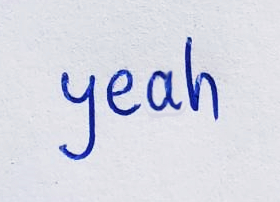
#> input picture img-prediction/1.jpg, 280 x 202 px; its folder holds only this picture in this run
$ jupyter execute --allow-errors 'Simple HWR Explained.ipynb'   (shell and % lines are left out)
#> lines starting #> are read from the running program, lines starting #| are printed output that depends on the picture; after the words box and inside, x2 and y2 are one past the last pixel; in counts of white or black regions, pixels touching at a corner belong together
---

<a id='toc'></a>
# Table of contents

> ### [0. Introduction](#section_0)
> ### [1. The EMNIST Dataset](#section_1)
> ### [2. Image Pre-processing](#section_2)
>> [**2.1 Importing the images**](#section_2_1)
>> [**2.2 Converting the images to grayscale**](#section_2_2)
>> [**2.3 Binarizing the images**](#section_2_3)
>> [**2.4 Segmenting the images**](#section_2_4)
>> [**2.5 Rescaling and center the segmented images**](#section_2_5)
>> [**2.6 Bringing everything together...**](#section_2_6)
> ### [3. Prediction](#section_3)
>> [**3.1 Training our model**](#section_3_1)
>> [**3.2 Measuring the accuracy**](#section_3_2)
>> [**3.3 Predicting words**](#section_3_3)
> ### [4. Conclusion and possible improvements](#section_4)
> ### [5. References and further reading](#section_5)

<a id='section_0'></a>
# 0. Introduction

This notebook aims to show how to create a simple Handwriting Recognition (HWR) application, able to recognize both letters and numbers. For that, we are going to use two libraries fundamentally:
- `scikit-image`: for image processing.
- `scikit-learn`: to train our model.

The steps we will follow are:
- Looking for an appropriate dataset.
- Pre-processing the image with the handwritten text.
- Train our model with the chosen dataset.
- Test it out with out own samples.

<a id='section_1'></a>
# 1. The EMNIST Dataset

For this example, we will use the EMNIST Dataset [[1]](#ref_1) which is "a set of handwritten character digits derived from the NIST Special Database 19  and converted to a 28x28 pixel image format and dataset structure that directly matches the MNIST dataset".  You can find more information about it [here](https://www.nist.gov/itl/products-and-services/emnist-dataset).

However, if you wish to use a different dataset, the process should be very similar to what we will follow here.

The EMNIST Dataset offers six different splits. In our case, we will use the "EMNIST Balanced" split, which contains 131,600 characters (letters and numbers) and 47 balanced classes. We can get it from [Kaggle](https://www.kaggle.com/crawford/emnist).

Once downloaded, let's load it with `pandas`.

[cell 1]
import pandas as pd
from pathlib import Path

# Read training and test datasets
#> (the rest of this cell did not finish here and is left out)

The format of data is:
- The first column contains the labels (classes), which are a number from 0 to 46 (since there are 47 classes).
- The second column contains the image data. The images are in black and white. Each value corresponds to a pixel and can range from 0 (completely black) to 255 (completely white). The data is stored in one dimension.

---

| Class | Image data |
| --- | --- |
| 4 | [ 0 0 254 214 ... 214 154 45 0 0 ] |
| 21 | [ 188 0 0 179 ... 245 70 244 0 0 ] |
| 8 | [ 0 45 177 89 ...  80 154 90 0 45 ] |
| 11 | [ 0 252 196 200 ... 61 251 0 0 0 ] |
| **...** | **...** |

---

Let's separate the input from the target values:

#> (a cell that did not finish here is left out)

We can now plot one of the images to check that everything is working fine. We'll use `matplotlib` for that.

[cell 3]
import matplotlib.pyplot as plt

The image data, as we have mentioned previously, is stored in only one dimension. In addition, the images are mirrored horizontally and rotated 90º. Because of this, we cannot plot them directly. First, we need to take the following steps:
- Change the shape of the image so that it has two dimensions. To do this we will use numpy's `shape()` function. The images size is 28 x 28 pixels, so we will pass these values to that function.
- Mirror the image horizontally. Numpy provides the function `fliplr()`for that.
- Rotate it 90º, with the function `rot90()`, also from numpy.

[cell 4]
import numpy as np

# [12 lines left out: function imshow_EMNIST, not called in this run]
                                      # white and viceversa, also plot it in
                                      # grayscale (cmap='gray')

#> (a cell that did not finish here is left out)

As we said before, the labels will take values between 0 and 46. The correspondence between the labels and the characters is as follows:

| Label | Character |
| --- | --- |
| 0 | '0' |
| **...** | **...** |
| 9 | '9' |
| 10 | 'A' |
| **...** | **...** |
| 35 | 'Z' |
| 36 | 'a' |
| **...** | **...** |
| 46 | 't' |

---

We might think that the conversion of the label into ASCII code would be as simple as carrying out an addition. For example, the label for 'A' is 10, and its ASCII code is 65. So, adding 55 to the label would be enough to get the character.

However, that's quite not right, since there are characters that share the same label, as we can see in the following image extracted from the [EMNIST paper](https://arxiv.org/pdf/1702.05373v1.pdf):

This is due to the similarity of certain lowercase and uppercase letters. For example, the characters 'o' and 'O', 'x' and 'X', 'w' and 'W', etc. Telling whether they are lower or uppercase in an isolated context is very complicated, if not impossible.

To establish the correspondence label-character, due to the small irregularities mentioned, the simplest thing to do might be defining a dictionary.

[cell 6]
# label-character correspondence
data2ascii = {0: '0', 1: '1', 2: '2', 3: '3', 4: '4', 5: '5', 6: '6', 7: '7', 8: '8', 9: '9',
              10: 'A', 11: 'B', 12: 'C', 13: 'D', 14: 'E', 15: 'F', 16: 'G', 17: 'H', 18: 'I',
              19: 'J', 20: 'K', 21: 'L', 22: 'M', 23: 'N', 24: 'O', 25: 'P', 26: 'Q', 27: 'R',
              28: 'S', 29: 'T', 30: 'U', 31: 'V', 32: 'W', 33: 'X', 34: 'Y', 35: 'Z', 36: 'a',
              37: 'b', 38: 'd', 39: 'e', 40: 'f', 41: 'g', 42: 'h', 43: 'n', 44: 'q', 45: 'r',
              46: 't'}

Using the previous example...

#> (a cell that did not finish here is left out)

It would also be interesting to implement a function that would allow us to find all the occurrences of a certain character in the dataset.

[cell 8]
# [18 lines left out: function find_character, not called in this run]

For example, let's look for all the occurrences of 'C':

#> (a cell that did not finish here is left out)

---

<a id='section_2'></a>
# 2. Image Pre-processing

The goal of our application is to recognize not only individual characters, but entire words.

To do this, it is necessary to carry out a pre-processing of the image. This pre-processing will basically consist of:

- **Convert the image to grayscale**: we'll convert the image so it has one channel (with values between 0 and 255), instead of three (R, G, B).
- **Binarize the image**: once the image is in grayscale, we'll binarize it so its pixels can only take two values: black *or* white.
- **Segment the image**: then, we'll separate the different characters that make up the word into different images to analyze them individually.
- **Rescale and center the segmented images**: finally, we'll make some transformations to the split images, so that they are as similar as possible to our training set.

Let's go step by step.

---

<a id='section_2_1'></a>
### 2.1 Importing the images

To import the images, we will use three libraries:
- `os`: which let's us interact with the operating system.
- `scikit-image`: which is a powerful image processing library.

[cell 10]
import os
from skimage.io import imread
from pathlib import Path

dataset_dir = Path("./img-prediction")  # directory where the images are
img_names = os.listdir(dataset_dir)  # list all the files in that directory

imgs = []
for name in sorted(img_names):
    img = imread(dataset_dir / name)  # load image
#> img is the input picture: shape (202, 280, 3); mean R, G, B 214, 215.8, 227.2
    imgs.append(img)

plt.imshow(imgs[0])  # plot one of the loaded images

---

<a id='section_2_2'></a>
### 2.2 Converting the images to grayscale

Scikit-image provides the `rgb2gray()` method for converting an image to grayscale:

[cell 11]
from skimage.color import rgb2gray

img = imgs[0]
img_gray = rgb2gray(img)
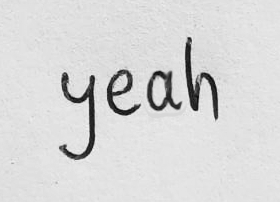
#> img_gray: shape (202, 280) float64; min 0.0215, max 0.966, mean 0.848

plt.imshow(img_gray, cmap='gray')

---

<a id='section_2_3'></a>
### 2.3 Binarizing the images

The next thing we have to do is to binarize the image, that is, to make the pixels of the image take only two values. In our case, we will make those two values 'True' or 'False'.

An important concept when binarizing an image is the *threshold*. Esentially, this value will set the limit between what will be 'True', and what will be 'False'.

Finding a threshold that is versatile enough to adapt to different images can be a complicated task. The scikit-image library provides a number of functions to find an appropriate threshold value. We will use `threshold_otsu()`, based on the [Otsu method](https://en.wikipedia.org/wiki/Otsu%27s_method).

All pixels whose values are below the threshold, will become `True`; the rest, will be `False`. That is, the dark pixels (for example, those that correspond to a letter), will be `True`; the light pixels (the white background), will be `False`.

[cell 12]
from skimage.filters import threshold_otsu

def binarize(img):
    '''Binarizes an image.

    Args:
        img:
            Image to be binarized.
    Returns:
        Binarized image.
    '''

    img = rgb2gray(img)
    return img < threshold_otsu(img_gray)  # image binarization
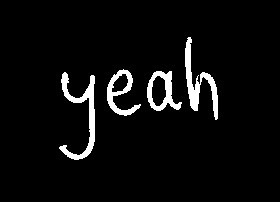
#> returned value: shape (202, 280) bool; 5% white; 4 white regions, box (x1, y1, x2, y2) and area: (59, 72, 95, 160) 878, (185, 37, 218, 120) 811, (147, 71, 182, 111) 564, (107, 69, 141, 116) 548

img_binary = binarize(img)

plt.imshow(img_binary==False, cmap='gray')  # compare with False to have black letters over white bg
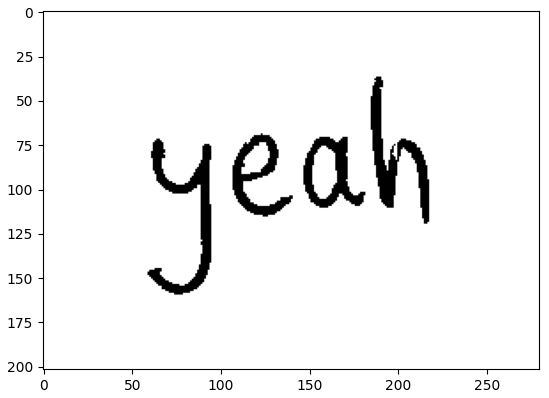
#> figure drawn by matplotlib, 1 panel

---

<a id='section_2_4'></a>
### 2.4 Segmenting the images

To separate the letters that make up the word, we will project the image horizontally and vertically.

We can collect the information from the projections in one-dimensional lists. The values will be boolean, since we just need to know if there is information in a certain column/row of pixels (`True`) or not (`False`).

[cell 13]
def get_horiz_projection(img):
    '''Gets the horizontal projections from an image.

    Args:
        img:
            Binarized image to get the projections from.

    Returns:
        A list containing the horizontal projections.
    '''

    img_width = img.shape[1]
    h_proj = np.empty(img_width, dtype=bool)
    for i in range(img_width):
        h_proj[i] = any(img[..., i])  # True if there's information in a column
    return h_proj

def get_vert_projection(img):
    '''Gets the vertical projections from an image.

    Args:
        img:
            Binarized image to get the projections from.

    Returns:
        A list containing the vertical projections.
    '''

    img_height = img.shape[0]
    v_proj = np.empty(img_height, dtype=bool)
    for i in range(img_height):
        v_proj[i] = any(img[i])
    return v_proj

[cell 14]
get_horiz_projection(img_binary)[103:111]  # check it works
#> Out = [False, False, False, False, True, True, True, True]

Once we know where there's information, and where there's not, thanks to the functions defined above, we want to know in which pixel intervals the information is contained. We can store the start and end points of the information in a list, as illustrated below:

[cell 15]
def get_slices_from_proj(img, f_projection, elem_sub_list = 0):
    '''Returns a list of projection intervals in which there is
       information.

    Args:
        img:
            Binarized image to get the slices from.
        f_projection:
            Function that calculates the projections.
        elem_sub_list:
            Used to divide the list in sublists of `elem_sub_list`
            elements.

    Returns:
        The list with the pixel intervals.
    '''
#> called with elem_sub_list = 2

    slices = []
    proj = f_projection(img)
    previous = proj[0]
#> previous = False
    for i in range(1, proj.size):
        if previous != proj[i]:  # we keep track of the pixel where there's change
            slices.append(i)
            previous = proj[i]  # update previous
#> this loop made 279 passes
#> after the loop, previous = False; slices = [59, 95, 107, 141, 147, 182, 185, 218]
    return slices if not elem_sub_list else sub_list(slices, elem_sub_list)

def sub_list(main_list, elem_sub_list):
    '''
    Create sublists of `elem_sub_list` elements inside `main_list`.

    Args:
        main_list:
            List that will to be divided into sublists.
        elem_sub_list:

    Returns:
        The list with the sublists created.
    '''
    return [main_list[i:i+elem_sub_list] for i in range(0, len(main_list), elem_sub_list)]

[cell 16]
get_slices_from_proj(img_binary, get_horiz_projection, 2)
#> Out = [[59, 95], [107, 141], [147, 182], [185, 218]]

With this information, we are now able to segment the image:

[cell 17]
imgs_crop = []
h_slices = get_slices_from_proj(img_binary, get_horiz_projection, 2)
#> the loop in get_slices_from_proj (call 2), `for i in range(1, proj.size):` made 279 passes
#> h_slices = [[59, 95], [107, 141], [147, 182], [185, 218]]
for i in range(len(h_slices)):
    imgs_crop.append(img_binary[:, h_slices[i][0] : h_slices[i][1]])  # crop left and right
#> this loop made 4 passes
#> after the loop, imgs_crop = 4 items
for i in range(len(imgs_crop)):
    v_slices = get_slices_from_proj(imgs_crop[i], get_vert_projection)  # take the vertical projection of each
    imgs_crop[i] = imgs_crop[i][v_slices[0]:v_slices[-1]]               # letter and crop top and bottom
#> this loop made 4 passes
#> v_slices on passes 1 to 4: [72, 160], [69, 116], [71, 111], [37, 120]

plt.imshow(img)

# Plot the separated letters
f, axarr = plt.subplots(1, 4) # creamos la figura y los ejes
axarr[0].imshow(imgs_crop[0]==False, cmap='gray')
axarr[1].imshow(imgs_crop[1]==False, cmap='gray')
axarr[2].imshow(imgs_crop[2]==False, cmap='gray')
axarr[3].imshow(imgs_crop[3]==False, cmap='gray')
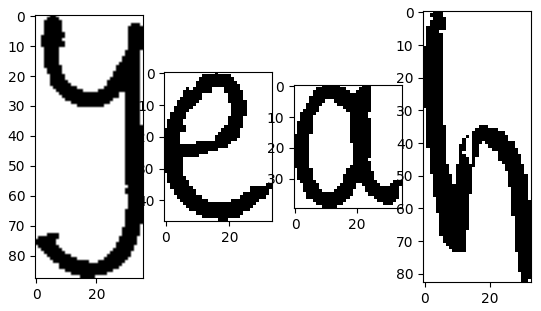
#> figure drawn by matplotlib, 4 panels

---

<a id='section_2_5'></a>
### 2.5 Rescaling and center the segmented images

The resizing of the images can be done with the help of the `resize()` function from `scikit-image`. In order to avoid pixelated edges when resizing, we will first apply a Gaussian filter. Again, `scikit-image` provides a suitable function for this: `gaussian()`.

[cell 18]
from skimage.filters import gaussian
from skimage.transform import resize

img_blur = gaussian(imgs_crop[3], 3)  # Gaussian blur for smooth edges when rescaling
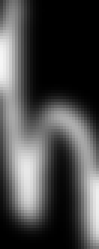
#> img_blur: shape (83, 33) float64 (shown 3 times larger); min 0, max 0.966, mean 0.285
img_resized = resize(img_blur, (28, 28), mode='reflect', anti_aliasing=True)  # rescale to 28 x 28
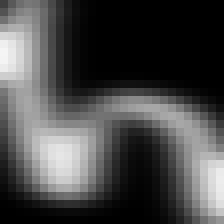
#> img_resized: shape (28, 28) float64 (shown 8 times larger); min 0, max 0.962, mean 0.285

plt.imshow(255-img_resized, cmap='gray')
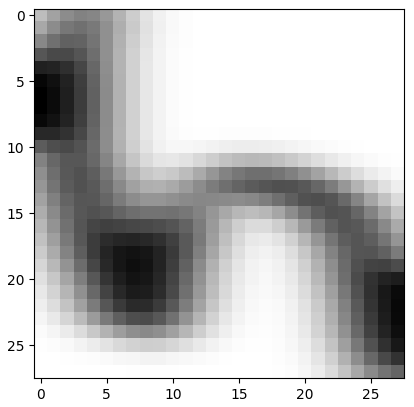
#> figure drawn by matplotlib, 1 panel

To prevent the image from being distorted and the edges of the letter from sticking to the edge of the image, we will add a white frame around it, so that the letter is nicely centered in the image.

We will define a function that will add these borders and resize the image.

[cell 19]
def add_borders_resize(img, pxls_width = 28, pxls_height = 28, sigma=0.3):
    '''Adds white borders to the image and scales it to `pxls_width`
       by `pxls_height` pixels.

    Args:
        img:
            Image that will have the borders added to, and will be
            rescaled.
        pxls_width:
            Width of the resized image in pixels.
        pxls_height:
            Height of the resized image in pixels.
        sigma:
            Deviation for the Gaussian filter.

    Returns:
        The resized image with the added frames.
    '''
#> called with pxls_width = 28, pxls_height = 28, sigma = 0.3

    if img.shape[0] > img.shape[1]:  # if the image is higher than it is wide
        # order_height and border_width are added above and below, left and right, respectively
        border_height = int((img.shape[1]/img.shape[0])*(pxls_width/1.1))  # arbitrary (the higher the image
                                                                           # is, the less border we should add)
        # border_width is calculated so that when it is added to the image, it becomes square
        border_width = int(((img.shape[0]+border_height*2) - img.shape[1])/2)
    else:  # if the image is wider than it is higher, the process is similar
        border_width = int((img.shape[0]/img.shape[1])*(pxls_width/1.1)) # arbitrary
        border_height = int(((img.shape[1]+border_width*2) - img.shape[0])/2)
    v_border = []  # vertical border
    for i in range(border_height):
        v_border.append([False for i in range(0, img.shape[1])])  # create vertical border
    img = np.concatenate((np.asarray(v_border), img, np.asarray(v_border)))  # add it to left and right of the img
#> img: shape (103, 33) float64
    h_border = []  # horizontal border
    for i in range(0, img.shape[0]):
        h_border.append([False for i in range(0, border_width)])  # create horizontal border
    img = np.column_stack((np.asarray(h_border), img, np.asarray(h_border))) # add it above and below
#> img: shape (103, 103) float64
    img = gaussian(img, sigma*10)  # Gaussian blur
    # rescale and normalize to 0-255
    return (resize(img,(pxls_width, pxls_height), mode='reflect', anti_aliasing=True)*255).astype(int)
#> returned value: shape (28, 28) int64

When returning, the image is normalized so that all its values are between 0 and 255 and are of type `int`, just like the samples of our dataset. This is necessary since the `gaussian ()` function returns the image in `float` values between 0.0 and 1.0.

[cell 20]
img_resized = add_borders_resize(img_blur)

plt.imshow(255-img_resized, cmap='gray')
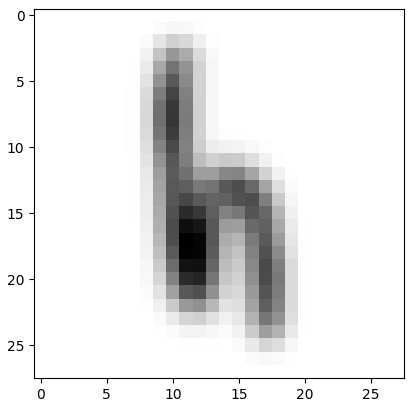
#> figure drawn by matplotlib, 1 panel

Let's create a function that segments the letters of the word, resizes them, and adds the white border to each of them:

[cell 21]
def slice_image(img):
    '''Slices the letters in the image.

    Args:
        img:
            Image to be sliced.
    Returns:
        A list with the slices.
    '''

    imgs_crop = []
    h_slices = get_slices_from_proj(img, get_horiz_projection, 2)
#> h_slices = [[59, 95], [107, 141], [147, 182], [185, 218]]
    for i in range(len(h_slices)):
        imgs_crop.append(img[:, h_slices[i][0] : h_slices[i][1]])  # crop left and right
#> after the loop, imgs_crop = 4 items
    for i in range(len(imgs_crop)):
        v_slices = get_slices_from_proj(imgs_crop[i], get_vert_projection)  # we take the vertical projection of
        imgs_crop[i] = imgs_crop[i][v_slices[0]:v_slices[-1]]               # each letter and crop top and bottom
        imgs_crop[i] = add_borders_resize(imgs_crop[i])  # rescale and add frame
#> this loop made 4 passes
#> (v_slices, border_height in add_borders_resize, border_width in add_borders_resize) on passes 1 to 4: ([72, 160], 10, 36), ([69, 116], 18, 24), ([71, 111], 22, 24), ([37, 120], 10, 35)
#> pass 1, in add_borders_resize (call 2), `img = np.column_stack((np.asarray(h_border), img, np.asarray(h_border)))`:
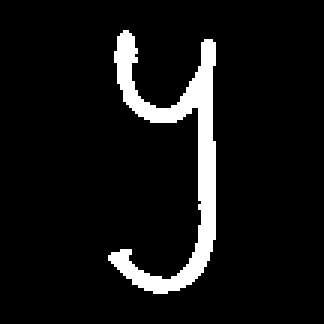
#> img: shape (108, 108) bool (shown 3 times larger); 7.5% white; 1 white region, box (x1, y1, x2, y2) and area: (36, 10, 72, 98) 878
#> pass 1, in add_borders_resize (call 2), `img = gaussian(img, sigma*10)`:
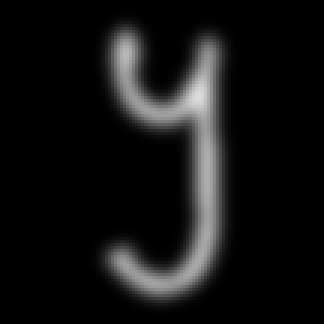
#> img: shape (108, 108) float64 (shown 3 times larger); min 0, max 0.861, mean 0.0753
    return imgs_crop

---

<a id='section_2_6'></a>
### 2.6 Bringing everything together...

Finally, we will define a function that gathers all the steps involved in the pre-processing of the image:

[cell 22]
def pre_process_img(img):
    '''Pre-processes and slices the image.

    Args:
        img:
            Image to be pre-processed.

    Returns:
        The image pre-processed and sliced.
    '''

    img_binary = binarize(img)  # binarize the image
    imgs_sliced = slice_image(img_binary)  # slice the image
#> imgs_sliced = 4 items
    return imgs_sliced

def imshow_segmented(img, imgs_crop):
    '''Plots the original image, as well as its slices once
       pre-processed.

    Args:
        img:
            Image to be plotted.
        imgs_crop:
            Image slices.
    '''
    plt.imshow(img)
    # plot the letters separately
    f, axarr = plt.subplots(1, len(imgs_crop))
    for i in range(len(imgs_crop)):
        axarr[i].imshow(255-imgs_crop[i], cmap='gray')

imgs_sliced = pre_process_img(img)
#> imgs_sliced = 4 items
#> (the rest of the program and of its run is left out)
